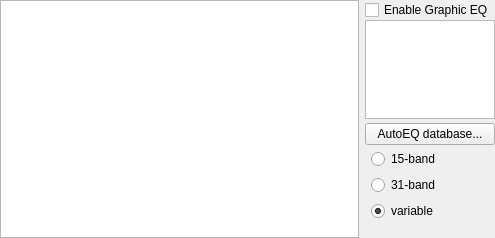
<?xml version="1.0" encoding="UTF-8"?>
<ui version="4.0">
 <class>GraphicEQFilterGUI</class>
 <widget class="QWidget" name="GraphicEQFilterGUI">
  <property name="geometry">
   <rect>
    <x>0</x>
    <y>0</y>
    <width>495</width>
    <height>238</height>
   </rect>
  </property>
  <property name="windowTitle">
   <string notr="true"/>
  </property>
  <layout class="QHBoxLayout" name="horizontalLayout" stretch="7,2">
   <property name="spacing">
    <number>6</number>
   </property>
   <property name="leftMargin">
    <number>0</number>
   </property>
   <property name="topMargin">
    <number>0</number>
   </property>
   <property name="rightMargin">
    <number>0</number>
   </property>
   <property name="bottomMargin">
    <number>0</number>
   </property>
   <item>
    <widget class="GraphicEQFilterGUIView" name="graphicsView">
     <property name="sizePolicy">
      <sizepolicy hsizetype="Expanding" vsizetype="Expanding">
       <horstretch>0</horstretch>
       <verstretch>0</verstretch>
      </sizepolicy>
     </property>
     <property name="minimumSize">
      <size>
       <width>0</width>
       <height>100</height>
      </size>
     </property>
     <property name="mouseTracking">
      <bool>true</bool>
     </property>
     <property name="renderHints">
      <set>QPainter::Antialiasing|QPainter::TextAntialiasing</set>
     </property>
     <property name="dragMode">
      <enum>QGraphicsView::RubberBandDrag</enum>
     </property>
    </widget>
   </item>
   <item>
    <widget class="QWidget" name="sidebar" native="true">
     <property name="minimumSize">
      <size>
       <width>130</width>
       <height>0</height>
      </size>
     </property>
     <property name="maximumSize">
      <size>
       <width>16777215</width>
       <height>16777215</height>
      </size>
     </property>
     <layout class="QVBoxLayout" name="verticalLayout_2">
      <property name="spacing">
       <number>0</number>
      </property>
      <property name="leftMargin">
       <number>0</number>
      </property>
      <property name="topMargin">
       <number>0</number>
      </property>
      <property name="rightMargin">
       <number>0</number>
      </property>
      <property name="bottomMargin">
       <number>0</number>
      </property>
      <item>
       <widget class="QCheckBox" name="chk_enable">
        <property name="text">
         <string>Enable Graphic EQ</string>
        </property>
       </widget>
      </item>
      <item>
       <widget class="QTableWidget" name="tableWidget">
        <property name="sizePolicy">
         <sizepolicy hsizetype="Expanding" vsizetype="Expanding">
          <horstretch>0</horstretch>
          <verstretch>0</verstretch>
         </sizepolicy>
        </property>
        <property name="minimumSize">
         <size>
          <width>50</width>
          <height>0</height>
         </size>
        </property>
        <property name="palette">
         <palette>
          <active>
           <colorrole role="Highlight">
            <brush brushstyle="SolidPattern">
             <color alpha="255">
              <red>51</red>
              <green>153</green>
              <blue>255</blue>
             </color>
            </brush>
           </colorrole>
          </active>
          <inactive>
           <colorrole role="Highlight">
            <brush brushstyle="SolidPattern">
             <color alpha="255">
              <red>122</red>
              <green>189</green>
              <blue>255</blue>
             </color>
            </brush>
           </colorrole>
          </inactive>
          <disabled>
           <colorrole role="Highlight">
            <brush brushstyle="SolidPattern">
             <color alpha="255">
              <red>51</red>
              <green>153</green>
              <blue>255</blue>
             </color>
            </brush>
           </colorrole>
          </disabled>
         </palette>
        </property>
        <property name="sizeAdjustPolicy">
         <enum>QAbstractScrollArea::AdjustToContents</enum>
        </property>
        <property name="horizontalScrollMode">
         <enum>QAbstractItemView::ScrollPerPixel</enum>
        </property>
        <property name="wordWrap">
         <bool>false</bool>
        </property>
        <property name="columnCount">
         <number>2</number>
        </property>
        <attribute name="horizontalHeaderVisible">
         <bool>false</bool>
        </attribute>
        <attribute name="horizontalHeaderMinimumSectionSize">
         <number>10</number>
        </attribute>
        <attribute name="horizontalHeaderDefaultSectionSize">
         <number>10</number>
        </attribute>
        <attribute name="horizontalHeaderHighlightSections">
         <bool>false</bool>
        </attribute>
        <attribute name="verticalHeaderMinimumSectionSize">
         <number>23</number>
        </attribute>
        <attribute name="verticalHeaderDefaultSectionSize">
         <number>23</number>
        </attribute>
        <column>
         <property name="text">
          <string>Freq.</string>
         </property>
        </column>
        <column>
         <property name="text">
          <string>Gain</string>
         </property>
        </column>
       </widget>
      </item>
      <item>
       <layout class="QVBoxLayout" name="verticalLayout_3">
        <property name="topMargin">
         <number>4</number>
        </property>
        <item>
         <widget class="QPushButton" name="autoeq">
          <property name="text">
           <string>AutoEQ database...</string>
          </property>
         </widget>
        </item>
       </layout>
      </item>
      <item>
       <layout class="QVBoxLayout" name="verticalLayout">
        <property name="spacing">
         <number>6</number>
        </property>
        <property name="leftMargin">
         <number>6</number>
        </property>
        <property name="topMargin">
         <number>4</number>
        </property>
        <property name="rightMargin">
         <number>0</number>
        </property>
        <item>
         <widget class="QRadioButton" name="radioButton15">
          <property name="text">
           <string>15-band</string>
          </property>
         </widget>
        </item>
        <item>
         <widget class="QRadioButton" name="radioButton31">
          <property name="text">
           <string>31-band</string>
          </property>
         </widget>
        </item>
        <item>
         <widget class="QRadioButton" name="radioButtonVar">
          <property name="text">
           <string>variable</string>
          </property>
          <property name="checked">
           <bool>true</bool>
          </property>
         </widget>
        </item>
       </layout>
      </item>
      <item>
       <widget class="QToolBar" name="toolBar"/>
      </item>
     </layout>
    </widget>
   </item>
  </layout>
  <action name="actionImport">
   <property name="icon">
    <iconset resource="GraphicEQWidget.qrc">
     <normaloff>:/icons/document-open.ico</normaloff>:/icons/document-open.ico</iconset>
   </property>
   <property name="text">
    <string>Import</string>
   </property>
  </action>
  <action name="actionExport">
   <property name="icon">
    <iconset resource="GraphicEQWidget.qrc">
     <normaloff>:/icons/document-save.ico</normaloff>:/icons/document-save.ico</iconset>
   </property>
   <property name="text">
    <string>Export</string>
   </property>
  </action>
  <action name="actionInvertResponse">
   <property name="icon">
    <iconset resource="GraphicEQWidget.qrc">
     <normaloff>:/icons/invert_response.ico</normaloff>:/icons/invert_response.ico</iconset>
   </property>
   <property name="text">
    <string>Invert response</string>
   </property>
  </action>
  <action name="actionNormalizeResponse">
   <property name="icon">
    <iconset resource="GraphicEQWidget.qrc">
     <normaloff>:/icons/normalize_response.ico</normaloff>:/icons/normalize_response.ico</iconset>
   </property>
   <property name="text">
    <string>Normalize response</string>
   </property>
  </action>
  <action name="actionResetResponse">
   <property name="icon">
    <iconset resource="GraphicEQWidget.qrc">
     <normaloff>:/icons/reset_response.ico</normaloff>:/icons/reset_response.ico</iconset>
   </property>
   <property name="text">
    <string>Reset response</string>
   </property>
  </action>
  <action name="actionImport_AutoEQ_result">
   <property name="icon">
    <iconset resource="GraphicEQWidget.qrc">
     <normaloff>:/icons/document-open.ico</normaloff>:/icons/document-open.ico</iconset>
   </property>
   <property name="text">
    <string>Import EqualizerAPO settings</string>
   </property>
   <property name="toolTip">
    <string>Import EqualizerAPO settings</string>
   </property>
  </action>
 </widget>
 <customwidgets>
  <customwidget>
   <class>GraphicEQFilterGUIView</class>
   <extends>QGraphicsView</extends>
   <header>GraphicEQFilterGUIView.h</header>
   <slots>
    <signal>itemMoved()</signal>
   </slots>
  </customwidget>
 </customwidgets>
 <resources>
  <include location="GraphicEQWidget.qrc"/>
 </resources>
 <connections/>
 <slots>
  <slot>updateItemList()</slot>
  <slot>on_actionImport_AutoEQ_result()</slot>
 </slots>
</ui>
